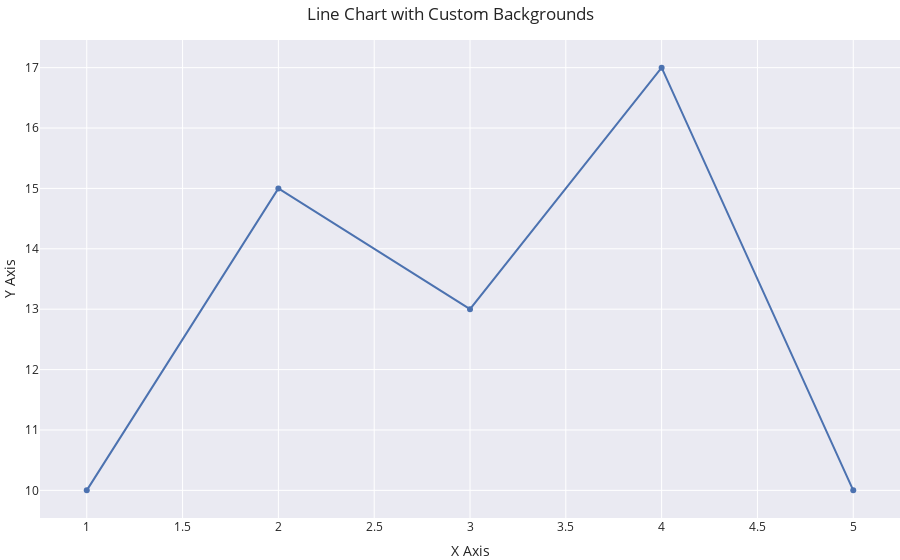

The code cell stored with this chart in its notebook:
### Code cell
import plotly.graph_objects as go

# Sample data
x = [1, 2, 3, 4, 5]
y = [10, 15, 13, 17, 10]

# Create a figure
fig = go.Figure()

# Add a line trace
fig.add_trace(go.Scatter(x=x, y=y, mode='lines+markers', name='Line'))

# Update layout with background colors
fig.update_layout(
    title='Line Chart with Custom Backgrounds',
    xaxis_title='X Axis',
    yaxis_title='Y Axis',
    template="seaborn",
    margin=dict(l=0, r=0, t=40, b=0)
)

### Figure 1 — Plotly figure (JSON) as saved in the notebook; plotly's stock layout.template omitted (floating-point values rounded to 4 significant figures)
{"data": [{"mode": "lines+markers", "name": "Line", "type": "scatter", "x": [1, 2, 3, 4, 5], "y": [10, 15, 13, 17, 10]}], "layout": {"margin": {"b": 0, "l": 0, "r": 0, "t": 40}, "title": {"text": "Line Chart with Custom Backgrounds"}, "xaxis": {"title": {"text": "X Axis"}}, "yaxis": {"title": {"text": "Y Axis"}}}}
